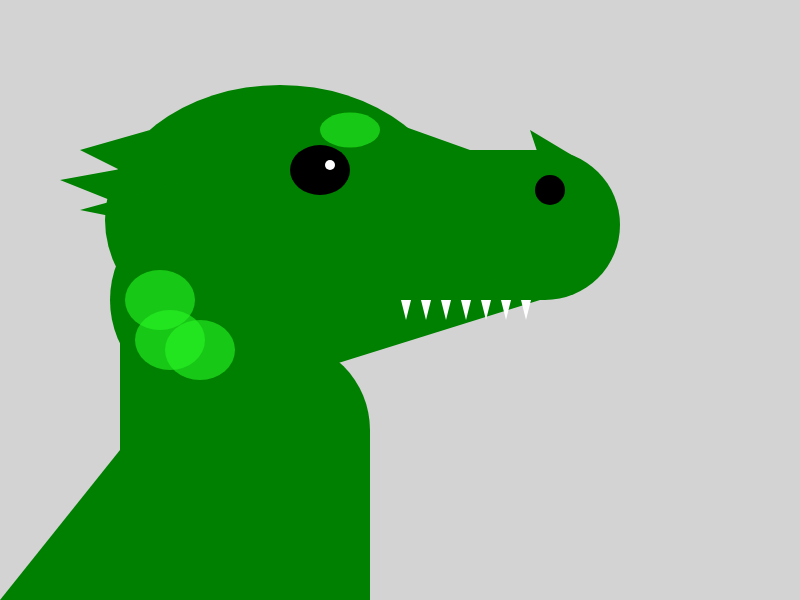
Frame 1 (no input)
Frame 60 (no input): identical to frame 1, image omitted
Frame 120 (the mouse pressed at the canvas centre since frame 60): identical to frame 1, image omitted

The p5.js sketch that drew this single still picture (run headless with seeded random() and noise() and a simulated clock; from frame 60 on, the mouse is pressed at the canvas centre):

// p5.js sketch
// ── sketch.js
function setup() {
    // create a canvas to draw on
    createCanvas( 800, 600 );
}

function draw() {
    background('lightgrey')

    push();
    translate(400,300);

    // head

    fill('green')
    strokeWeight(0);
    rect(20,-150,200,150,0,90,90,0);
    ellipse(-120,-80,350,270);
    triangle(-70,-200, 30, -100, 70,-150);
    ellipse(-190,0,200,200);
    triangle(-180,100,29,-50,140,0);

    // nose
    fill('black');
    ellipse(150,-110,30,30);

    //eye
    ellipse(-80,-130,60,50);
    fill('white');
    ellipse(-70,-135,10,10);

    //teeth.
    fill('white');
    for (var i=1; i<=140; i+=20){
      triangle(i,0,i+10,0,i+5,20);
    }

    //spines
    fill('green');
    triangle(140,-140,180,-140,130,-170);
    triangle(-280,-130,-320,-150,-250,-170);
    triangle(-290,-100,-340,-120,-230,-140);
    triangle(-270,-80,-320,-90,-210,-120);

    //neck
    rect(-280,40,250,500,0,90,0,0);
    triangle(-280,150,-280,300,-400,300);

    //scales. Here I use the alpha color to give it a layered appearance
    fill('rgba(40,249,37,0.6)');
    ellipse(-230,40,70,60);
    ellipse(-240,0,70,60);
    ellipse(-200,50,70,60);
    ellipse(-50,-170,60,35);

    pop();

}
